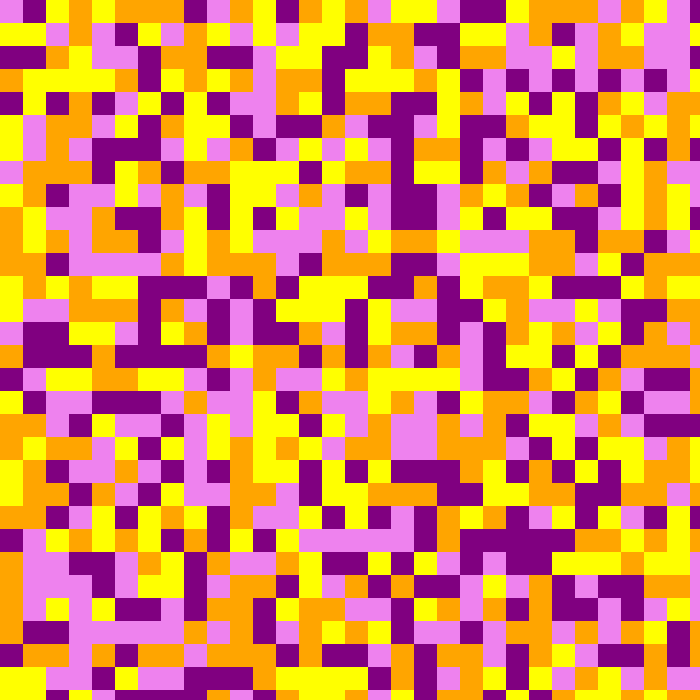
Frame 1 (no input)
Frame 60 (the mouse pressed at the canvas centre just before this capture): identical to frame 1, image omitted
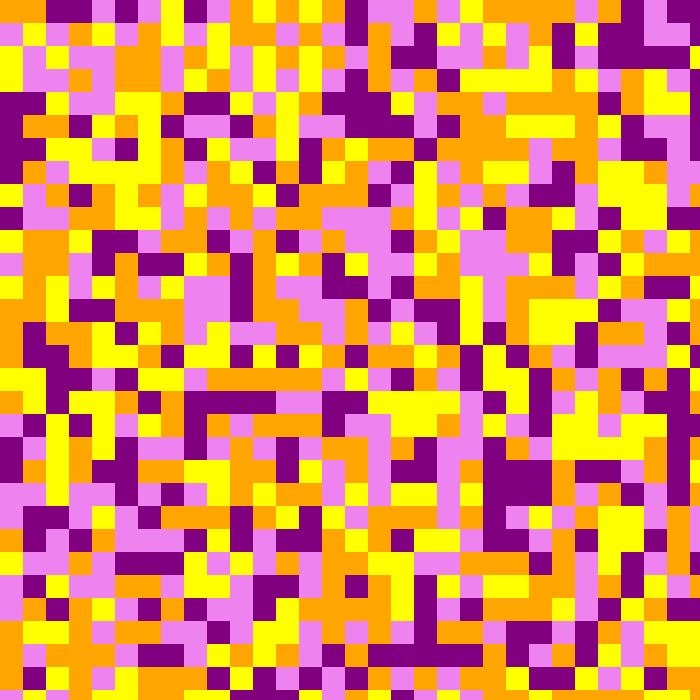
Frame 120 (the mouse held since frame 60 and released just before this capture)

The Processing sketch that drew these frames (run headless with seeded random() and noise(); from frame 60 on, the mouse is pressed at the canvas centre):

// Processing sketch: randomPixels
// ── randomPixels.pde
int fillVal = 0;

void setup(){
  size(700,700);
  
  noStroke();
  
  int d = 30;
  
  float w = width/d;
  float h = height/d;
  
  int[] colors = {#0000FF,#FF0000,#008000,#FFA500,#FFFF00,#EE82EE,#800080};
  
  for(int i=0; i<width; i += w){
    for(int j=0; j<height; j += h){
      fill(colors[(int)random(4)+3]);
      //fill(random(255));
      rect(i,j,w,h);
    }
  }
  
}

void draw(){
  if(mousePressed == true){
    setup();
  }

}
